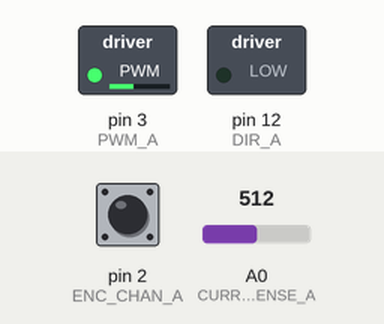
This sketch was run on a simulated Arduino Uno, built with avr-gcc and run on an emulated ATmega328P. Shown: switched loads named in the sketch (green lamp = pin HIGH). The test bench sets the inputs (shaded band); at power-on: A0 (CURRENT_SENSE_A) = 512, pin 2 (ENC_CHAN_A) HIGH. What the sketch prints to the serial monitor is not drawn.

Above: at 1.2 s.
1.3 s: A0 (CURRENT_SENSE_A) set to 345
2.8 s: A0 (CURRENT_SENSE_A) set to 329
Timing chart, 0 to 5.8 s (numbered marks = the images above; inputs shaded):
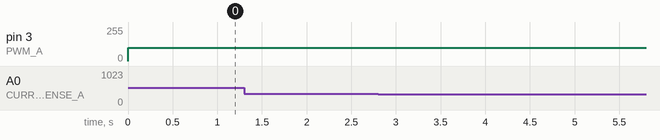

Measured:
- after the input at 1.3 s, every drawn part: stays the same
- after the input at 2.8 s, every drawn part: stays the same

The sketch:

motor_position_control_test.ino
```cpp
#include <PID_v1.h>
#define ENC_CHAN_A 2
#define ENC_CHAN_B 4
#define DIR_A 12
#define DIR_B 13
#define PWM_A 3
#define PWM_B 11
#define CURRENT_SENSE_A 0
const double PPR = 9.68*12.0; //pulses per revolution of the encoder
#define PWM_MAX 200
const double degrees_per_count = 360.0 / PPR;
double angle; //Variable to store angle converted from encoder count
volatile int enc_count = 0; //Encoder counting variable
double current_a;
const double current_factor = 2/3.3;// 3.3V per 2A which is 0.909

//Initialize PID, declare PID variables
double input;
double output;
double setpoint = 100;
double kp = 10;
double ki;
double kd=1;
PID control_position(&input, &output, &setpoint, kp, ki, kd, REVERSE);


void setup() {
  //begin serial comms
  Serial.begin(9600);

  //Set pin modes
  pinMode(PWM_A, OUTPUT);
  pinMode(DIR_A, OUTPUT);
  pinMode(ENC_CHAN_A, INPUT);

  //Set PID params
  control_position.SetSampleTime(25);
  control_position.SetMode(1);
  control_position.SetOutputLimits(-100, 100);

  //Set interrupt connection
  attachInterrupt(digitalPinToInterrupt(ENC_CHAN_A), do_count, RISING);

}

void loop() {
  //Print for debugging
  Serial.print("angle: "); Serial.print(angle); Serial.print(" current: "); Serial.println(current_a);

  //Get current through motor
  current_a = map(analogRead(CURRENT_SENSE_A), 0, 1024, 0, 5000)*current_factor;

  //Convert encoder count to degrees
  angle = (double)enc_count * (double)degrees_per_count;

  //Update input parameter for PID controller
  input = angle;

  //Compute PID
  control_position.Compute();

  //Set motor control
  set_motor(output);
}

void do_count()
{
  if (digitalRead(ENC_CHAN_B) == 1) {
    enc_count++;; //If chan B is HIGH, increment
  }
  else {
    enc_count--; //Else decrement
  }
}

void set_motor(double power)
{
  if (power < 0) {
    digitalWrite(DIR_A, LOW);
  }
  else {
    digitalWrite(DIR_A, HIGH);
  }
  analogWrite(PWM_A, abs(power));
}
```
